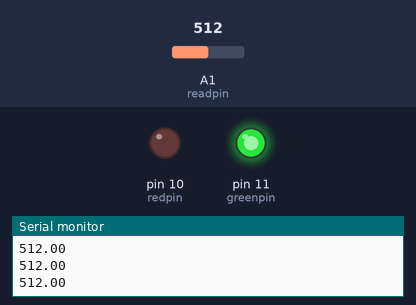
A sketch run on a simulated Arduino Uno, built with avr-gcc and run on an emulated ATmega328P. Shown: output pins drawn as LEDs (lit = HIGH), the last lines printed to the serial monitor. The test bench sets the inputs (shaded band); at power-on: A1 (readpin) = 512.

Above: at 1.2 s.
1.3 s: A1 (readpin) set to 156
2.8 s: A1 (readpin) set to 136
At 3.1 s:
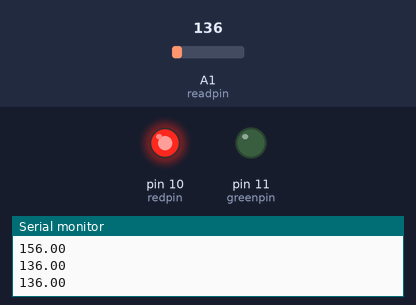
4.3 s: A1 (readpin) set to 183
5.8 s: A1 (readpin) set to 215
At 6.9 s:
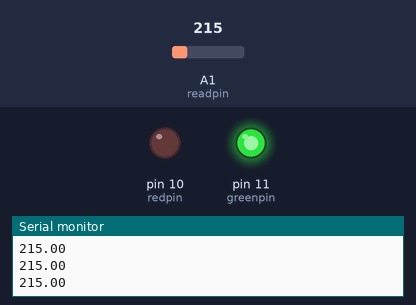
7.3 s: A1 (readpin) set to 140
At 8.3 s:
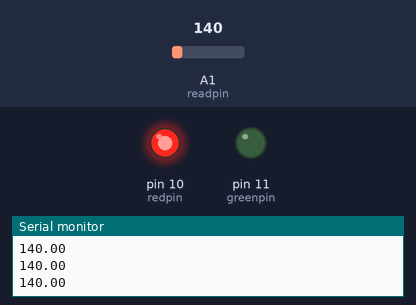
Timing chart, 0 to 9.9 s (numbered marks = the images above; inputs shaded):
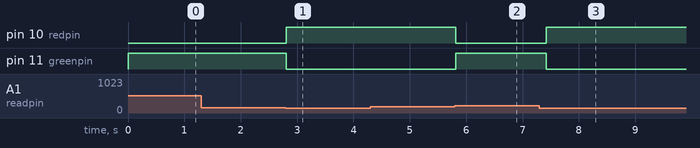

The sketch:

photo_sensor.ino
```cpp
int redpin=10;
int greenpin=11;
int readpin=A1;
float readval;
int dt=200;

void setup() {
  // put your setup code here, to run once:
Serial.begin(9600);
pinMode(readpin,INPUT);
pinMode(redpin,OUTPUT);
pinMode(greenpin,OUTPUT);
}

void loop() {
  // put your main code here, to run repeatedly:
readval=analogRead(readpin);
Serial.println(readval);
if (readval>=200) {
  digitalWrite(greenpin,HIGH);
  digitalWrite(redpin,LOW);
}
if (readval<150) {
  digitalWrite(greenpin,LOW);
  digitalWrite(redpin,HIGH);
}
delay(dt);
}
```

Measured:
- the behaviour switches between 150 and 149 on A1 (readpin) (found by bisection; images 0 and 1)
- the behaviour switches between 199 and 200 on A1 (readpin) (found by bisection; images 1 and 2)
- after the input at 2.8 s, pin 10 (redpin): LOW → HIGH at once; pin 11 (greenpin): HIGH → LOW at once
- after the input at 5.8 s, pin 10 (redpin): HIGH → LOW at once; pin 11 (greenpin): LOW → HIGH at once
- after the input at 7.3 s, pin 10 (redpin): LOW → HIGH after 0.12 s; pin 11 (greenpin): HIGH → LOW after 0.12 s
